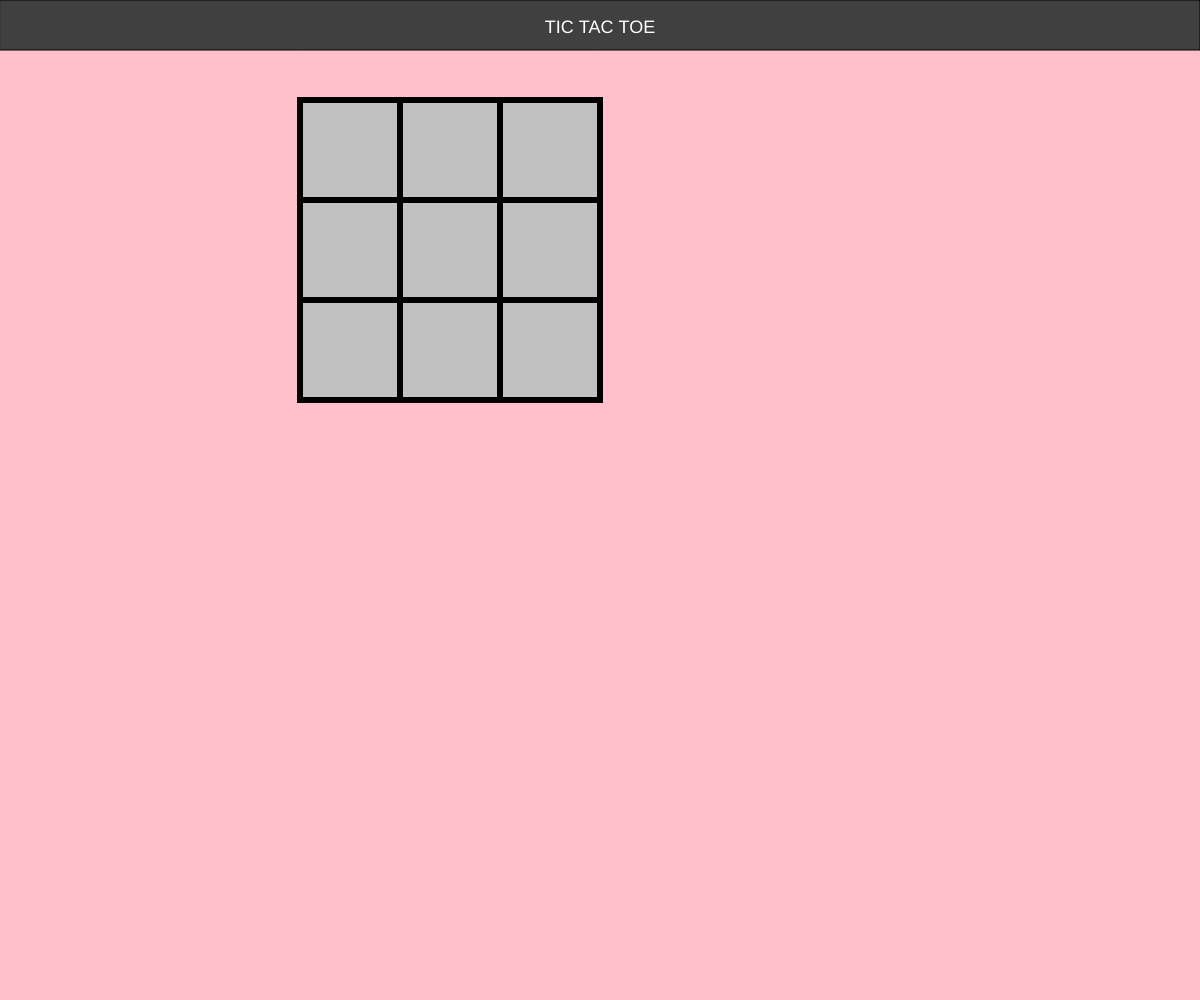
Frame 1 (no input)
Frame 60 (no input): identical to frame 1, image omitted
Frame 120 (the mouse pressed at the canvas centre since frame 60): identical to frame 1, image omitted

The p5.js sketch that drew this single still picture (run headless with seeded random() and noise() and a simulated clock; from frame 60 on, the mouse is pressed at the canvas centre):

// p5.js sketch
// ── sketch.js
var turn=0
function setup() {
    createCanvas(innerWidth,innerHeight); 
    background("pink");
    fill("#404040");
    rect(0, 0, width, 50);
    textAlign(CENTER);
    fill("White");
    textSize(18);
    text("TIC TAC TOE", width / 2, 33);
    fill("Black");
}


function draw()
{

 createRow(100)
 createRow(200)
 createRow(300)  
}

function createRow(y)
{
  for (x = 300; x < 600; x=x+100)
   {
       var b1= new Box(x,y,100,100); 
       b1.appear();   
   }  
}
// ── Box.js
class Box {
  
    constructor(x,y,w,h) {
    this.x = x;
    this.y =y;
    this.w =w ;
    this.h = h;
  }

    //make the color boxes appear on canvas
    appear()

    {
      stroke("black");
      strokeWeight(6);
      fill("silver");
      rect(this.x,this.y,this.h,this.w);

    }
}
